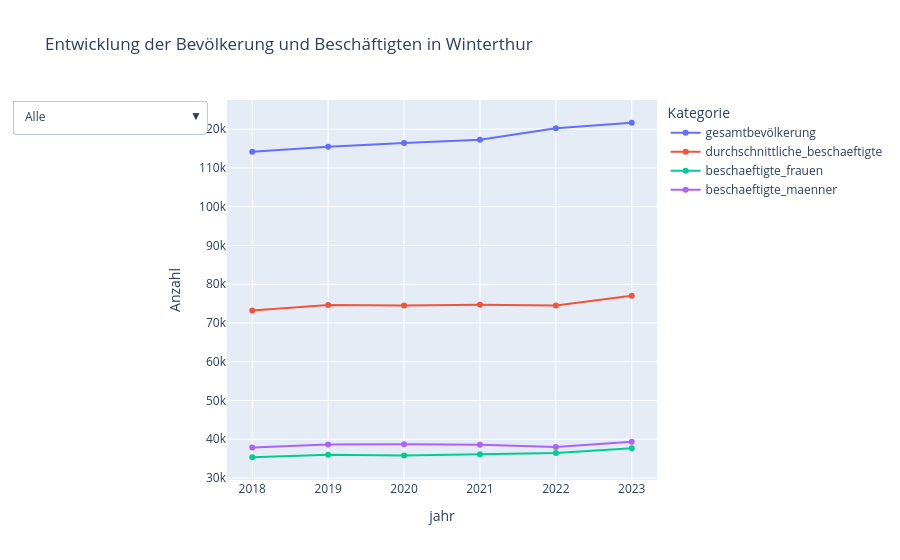

Notebook source saved alongside this figure:
### Code cell
import pandas as pd
import plotly.express as px

# Daten hole
bevölkerung_df = pd.read_csv("KTZH_00001521_00002899.csv")
beschäftigte_df = pd.read_csv("KTZH_00001823_00003360.csv")

# Gesamtbevölkerig pro Jahr summiere
bevölkerung_sum = bevölkerung_df.groupby("jahr")["anzahl"].sum().reset_index()
bevölkerung_sum.rename(columns={"anzahl": "gesamtbevölkerung"}, inplace=True)

# Beschäftigtendate pro Jahr zusammenführe mit Mittelwert
beschäftigte_avg = beschäftigte_df.groupby("jahr")["beschaeftigte"].mean().reset_index()
beschäftigte_avg.rename(columns={"beschaeftigte": "durchschnittliche_beschaeftigte"}, inplace=True)

# Beschäftigti nach Geschlecht 
beschäftigte_gender = beschäftigte_df.groupby(["jahr"])[["beschaeftigte_frauen", "beschaeftigte_maenner"]].mean().reset_index()

# Datenquelle verknüpfe
merged_df = pd.merge(bevölkerung_sum, beschäftigte_avg, on="jahr", how="inner")
merged_df = pd.merge(merged_df, beschäftigte_gender, on="jahr", how="inner")

# Interaktivi Visualisierig mit Plotly
fig = px.line(merged_df, x="jahr", y=["gesamtbevölkerung", "durchschnittliche_beschaeftigte", "beschaeftigte_frauen", "beschaeftigte_maenner"],
              labels={"value": "Anzahl", "variable": "Kategorie"},
              title="Entwicklung der Bevölkerung und Beschäftigten in Winterthur",
              markers=True)
fig.update_layout(hovermode="x unified")

# Dropdown für verschideni Kategorie
fig.update_layout(
    updatemenus=[
        {
            "buttons": [
                {"label": "Alle", "method": "update", "args": [{"visible": [True, True, True, True]}]},
                {"label": "Bevölkerung & Beschäftigte", "method": "update", "args": [{"visible": [True, True, False, False]}]},
                {"label": "Bevölkerung", "method": "update", "args": [{"visible": [True, False, False, False]}]},
                {"label": "Gesamtbeschäftigte", "method": "update", "args": [{"visible": [False, True, False, False]}]},
                {"label": "Frauen", "method": "update", "args": [{"visible": [False, False, True, False]}]},
                {"label": "Männer", "method": "update", "args": [{"visible": [False, False, False, True]}]},
            ],
            "direction": "down",
            "showactive": True,
        }
    ]
)

fig.show()

### Figure 1 — Plotly figure (JSON) as saved in the notebook; plotly's stock layout.template omitted (floating-point values rounded to 4 significant figures)
{"data": [{"hovertemplate": "Kategorie=gesamtbevölkerung<br>jahr=%{x}<br>Anzahl=%{y}<extra></extra>", "legendgroup": "gesamtbevölkerung", "line": {"color": "#636efa", "dash": "solid"}, "marker": {"symbol": "circle"}, "mode": "lines+markers", "name": "gesamtbevölkerung", "orientation": "v", "showlegend": true, "type": "scatter", "x": [2018, 2019, 2020, 2021, 2022, 2023], "xaxis": "x", "y": [114200.0, 115500.0, 116400.0, 117300.0, 120200.0, 121700.0], "yaxis": "y"}, {"hovertemplate": "Kategorie=durchschnittliche_beschaeftigte<br>jahr=%{x}<br>Anzahl=%{y}<extra></extra>", "legendgroup": "durchschnittliche_beschaeftigte", "line": {"color": "#EF553B", "dash": "solid"}, "marker": {"symbol": "circle"}, "mode": "lines+markers", "name": "durchschnittliche_beschaeftigte", "orientation": "v", "showlegend": true, "type": "scatter", "x": [2018, 2019, 2020, 2021, 2022, 2023], "xaxis": "x", "y": [73200.0, 74620.0, 74500.0, 74680.0, 74500.0, 77000.0], "yaxis": "y"}, {"hovertemplate": "Kategorie=beschaeftigte_frauen<br>jahr=%{x}<br>Anzahl=%{y}<extra></extra>", "legendgroup": "beschaeftigte_frauen", "line": {"color": "#00cc96", "dash": "solid"}, "marker": {"symbol": "circle"}, "mode": "lines+markers", "name": "beschaeftigte_frauen", "orientation": "v", "showlegend": true, "type": "scatter", "x": [2018, 2019, 2020, 2021, 2022, 2023], "xaxis": "x", "y": [35350.0, 35980.0, 35780.0, 36120.0, 36450.0, 37700.0], "yaxis": "y"}, {"hovertemplate": "Kategorie=beschaeftigte_maenner<br>jahr=%{x}<br>Anzahl=%{y}<extra></extra>", "legendgroup": "beschaeftigte_maenner", "line": {"color": "#ab63fa", "dash": "solid"}, "marker": {"symbol": "circle"}, "mode": "lines+markers", "name": "beschaeftigte_maenner", "orientation": "v", "showlegend": true, "type": "scatter", "x": [2018, 2019, 2020, 2021, 2022, 2023], "xaxis": "x", "y": [37850.0, 38650.0, 38720.0, 38580.0, 38020.0, 39320.0], "yaxis": "y"}], "layout": {"hovermode": "x unified", "legend": {"title": {"text": "Kategorie"}, "tracegroupgap": 0}, "title": {"text": "Entwicklung der Bevölkerung und Beschäftigten in Winterthur"}, "updatemenus": [{"buttons": [{"args": [{"visible": [true, true, true, true]}], "label": "Alle", "method": "update"}, {"args": [{"visible": [true, true, false, false]}], "label": "Bevölkerung & Beschäftigte", "method": "update"}, {"args": [{"visible": [true, false, false, false]}], "label": "Bevölkerung", "method": "update"}, {"args": [{"visible": [false, true, false, false]}], "label": "Gesamtbeschäftigte", "method": "update"}, {"args": [{"visible": [false, false, true, false]}], "label": "Frauen", "method": "update"}, {"args": [{"visible": [false, false, false, true]}], "label": "Männer", "method": "update"}], "direction": "down", "showactive": true}], "xaxis": {"anchor": "y", "domain": [0, 1], "title": {"text": "jahr"}}, "yaxis": {"anchor": "x", "domain": [0, 1], "title": {"text": "Anzahl"}}}}
